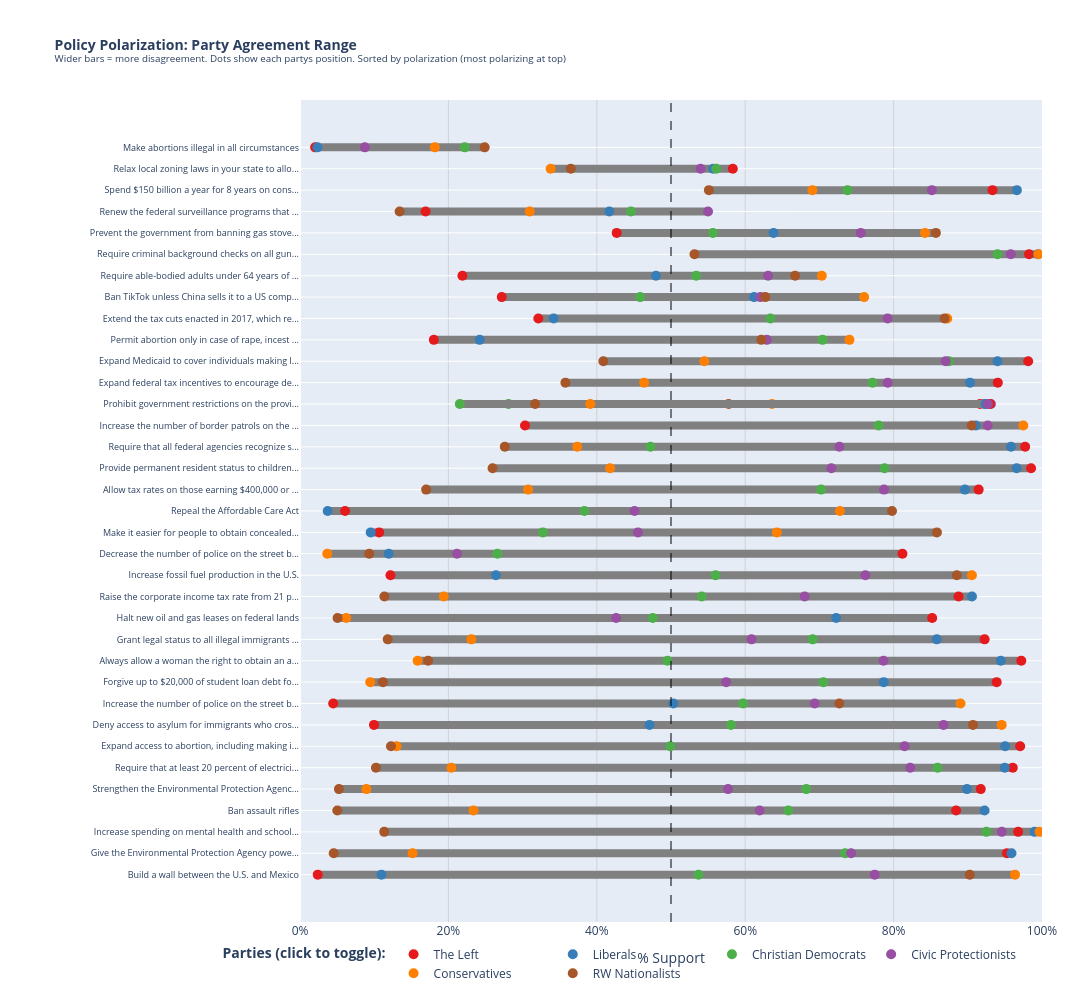

Notebook source saved alongside this figure:
### Code cell
# POLARIZATION VISUALIZATION: Where Parties Agree vs Disagree
import plotly.graph_objects as go
import numpy as np
import pandas as pd

# Party order from LEFT to RIGHT
party_order = ['The Left', 'Liberals', 'Christian Democrats', 'Civic Protectionists', 'Conservatives', 'RW Nationalists']
party_to_cluster = {
    'The Left': 0, 'RW Nationalists': 1, 'Christian Democrats': 2, 
    'Civic Protectionists': 3, 'Conservatives': 4, 'Liberals': 5
}

def calculate_party_range(q_code):
    """Calculate min, max, and range of support across parties"""
    supports = {}
    for party_name in party_order:
        cluster_id = party_to_cluster[party_name]
        cluster_data = ces_policy_imputed[ces_policy_imputed['cluster'] == cluster_id]
        total_weight = cluster_data['commonweight'].sum()
        support_pct = (cluster_data.loc[cluster_data[q_code] == 1, 'commonweight'].sum() / total_weight) * 100
        supports[party_name] = support_pct
    return supports, min(supports.values()), max(supports.values())

# Calculate for all binary questions (excluding foreign policy and continuous)
polarization_data = []
for category, q_codes in question_categories.items():
    if 'FOREIGN POLICY' in category:
        continue
    for q_code in q_codes:
        if q_code == 'CC24_325':
            continue
        supports, min_sup, max_sup = calculate_party_range(q_code)
        polarization_data.append({
            'Category': category,
            'Question': question_text[q_code][:45] + '...' if len(question_text[q_code]) > 45 else question_text[q_code],
            'Code': q_code,
            'Min': min_sup,
            'Max': max_sup,
            'Range': max_sup - min_sup,
            'Mean': np.mean(list(supports.values())),
            'Supports': supports
        })

pol_df = pd.DataFrame(polarization_data)
pol_df = pol_df.sort_values('Range', ascending=True)

# Create dumbbell chart showing range of support
fig = go.Figure()

# Add range lines
for i, row in pol_df.iterrows():
    idx = pol_df.index.get_loc(i)
    
    # Line connecting min to max
    fig.add_trace(go.Scatter(
        x=[row['Min'], row['Max']],
        y=[row['Question'], row['Question']],
        mode='lines',
        line=dict(color='gray', width=8),
        showlegend=False,
        hoverinfo='skip'
    ))
    
    # Add dots for each party
    for party_name in party_order:
        val = row['Supports'][party_name]
        fig.add_trace(go.Scatter(
            x=[val],
            y=[row['Question']],
            mode='markers',
            marker=dict(size=10, color={
                'The Left': '#e41a1c', 'Liberals': '#377eb8',
                'Christian Democrats': '#4daf4a', 'Civic Protectionists': '#984ea3',
                'Conservatives': '#ff7f00', 'RW Nationalists': '#a65628'
            }[party_name]),
            name=party_name,
            showlegend=(idx == 0),  # Only show legend once
            hovertemplate=f'<b>{party_name}</b><br>{row["Question"]}<br><b>{val:.0f}%</b> support<extra></extra>'
        ))

# Add vertical line at 50%
fig.add_vline(x=50, line_dash="dash", line_color="black", opacity=0.5)

fig.update_layout(
    title=dict(
        text='<b>Policy Polarization: Party Agreement Range</b><br><sup>Wider bars = more disagreement. Dots show each partys position. Sorted by polarization (most polarizing at top)</sup>',
        font=dict(size=14)
    ),
    xaxis=dict(
        title='% Support',
        range=[0, 100],
        ticksuffix='%',
        gridcolor='lightgray'
    ),
    yaxis=dict(
        title='',
        autorange='reversed',
        tickfont=dict(size=9)
    ),
    height=1000,
    width=1200,
    margin=dict(l=300, r=50, t=100, b=50),
    legend=dict(
        orientation='h',
        yanchor='bottom',
        y=-0.08,
        xanchor='center',
        x=0.5,
        title='<b>Parties (click to toggle):</b>'
    ),
    hovermode='closest'
)

fig.show()

# Print summary stats
print("\n" + "="*80)
print("TOP 5 MOST POLARIZING (largest party disagreement):")
for _, row in pol_df.nlargest(5, 'Range').iterrows():
    print(f"  • {row['Question']} (range: {row['Range']:.0f}pp)")
print("\nTOP 5 CONSENSUS ISSUES (smallest party disagreement):")
for _, row in pol_df.nsmallest(5, 'Range').iterrows():
    direction = "support" if row['Mean'] > 50 else "oppose"
    print(f"  • {row['Question']} (~{row['Mean']:.0f}% {direction}, range: {row['Range']:.0f}pp)")
